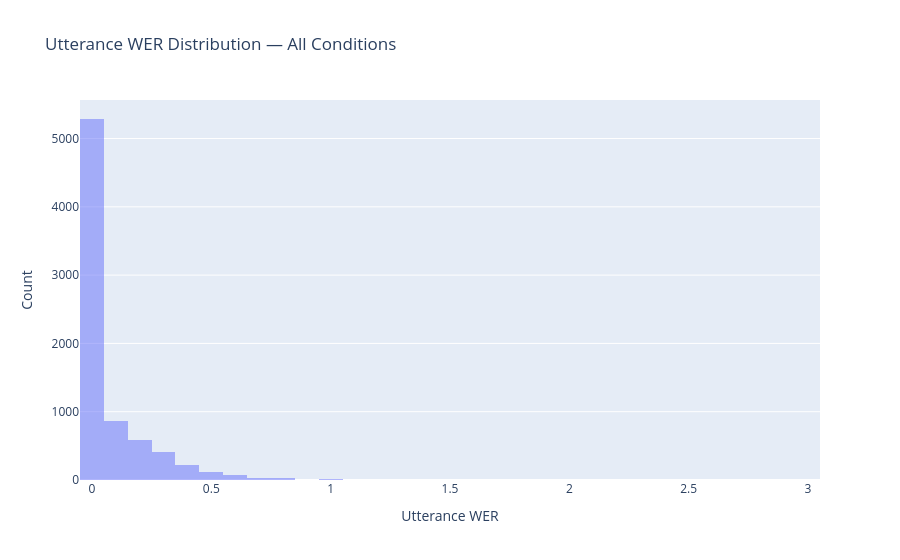

The code cell stored with this chart in its notebook:
### Markdown cell above
---

 # Part 4 — Utterance-level Analysis

### Code cell
# ── UTT WER distributions ─────────────────────────────────────────────────────
fig = go.Figure()
key = "no_aux"
label = MODEL_KEYS[key]
split = "scripted"
fig.add_trace(go.Histogram(
    x       = results[key][split]["utt_wer"],
    name    = f"{label} / {split}",
    opacity = 0.5,
    nbinsx  = 40,
))
fig.update_layout(
    title    = "Utterance WER Distribution — All Conditions",
    barmode  = "overlay",
    xaxis    = dict(title="Utterance WER"),
    yaxis    = dict(title="Count"),
    legend   = dict(orientation="h", y=1.12, xanchor="center", x=0.5),
)
fig.show()

### Figure 1 — Plotly figure (JSON) as saved in the notebook; plotly's stock layout.template omitted (floating-point values rounded to 4 significant figures; data arrays with more than 128 entries replaced by an {"elided": "..."} marker saying what was removed)
{"data": [{"name": "Naive LoRA FT / scripted", "nbinsx": 40, "opacity": 0.5, "type": "histogram", "x": {"elided": "7638 float values"}}], "layout": {"barmode": "overlay", "legend": {"orientation": "h", "x": 0.5, "xanchor": "center", "y": 1.12}, "title": {"text": "Utterance WER Distribution — All Conditions"}, "xaxis": {"title": {"text": "Utterance WER"}}, "yaxis": {"title": {"text": "Count"}}}}
